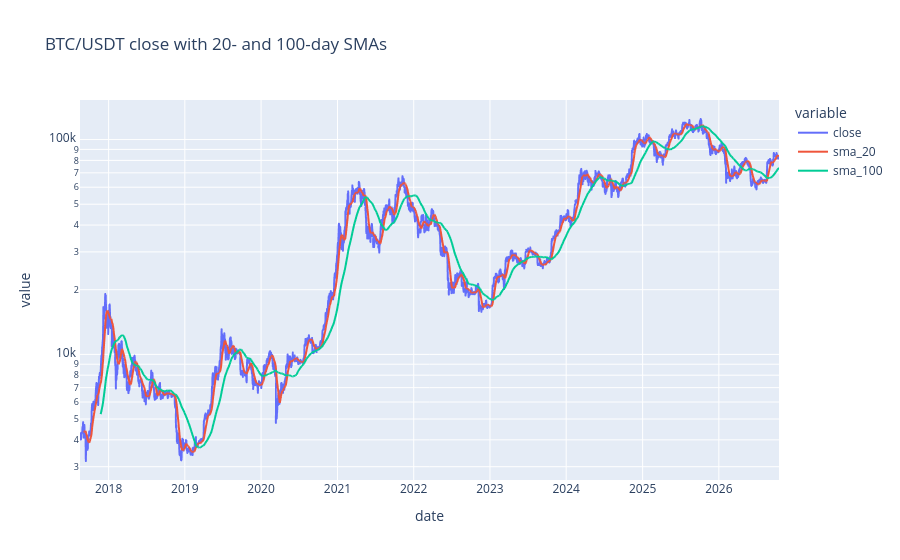

Source (notebook cell):
### Code cell
fig = px.line(df[["close", "sma_20", "sma_100"]], log_y=True,
              title="BTC/USDT close with 20- and 100-day SMAs")
fig.show()

### Figure 1 — Plotly figure (JSON) as saved in the notebook; plotly's stock layout.template omitted (floating-point values rounded to 4 significant figures; data arrays with more than 128 entries replaced by an {"elided": "..."} marker saying what was removed)
{"data": [{"hovertemplate": "variable=close<br>date=%{x}<br>value=%{y}<extra></extra>", "legendgroup": "close", "line": {"color": "#636efa", "dash": "solid"}, "marker": {"symbol": "circle"}, "mode": "lines", "name": "close", "showlegend": true, "type": "scattergl", "x": {"elided": "3348 str values"}, "xaxis": "x", "y": {"elided": "3348 float values"}, "yaxis": "y"}, {"hovertemplate": "variable=sma_20<br>date=%{x}<br>value=%{y}<extra></extra>", "legendgroup": "sma_20", "line": {"color": "#EF553B", "dash": "solid"}, "marker": {"symbol": "circle"}, "mode": "lines", "name": "sma_20", "showlegend": true, "type": "scattergl", "x": {"elided": "3348 str values"}, "xaxis": "x", "y": {"elided": "3348 float values"}, "yaxis": "y"}, {"hovertemplate": "variable=sma_100<br>date=%{x}<br>value=%{y}<extra></extra>", "legendgroup": "sma_100", "line": {"color": "#00cc96", "dash": "solid"}, "marker": {"symbol": "circle"}, "mode": "lines", "name": "sma_100", "showlegend": true, "type": "scattergl", "x": {"elided": "3348 str values"}, "xaxis": "x", "y": {"elided": "3348 float values"}, "yaxis": "y"}], "layout": {"legend": {"title": {"text": "variable"}, "tracegroupgap": 0}, "title": {"text": "BTC/USDT close with 20- and 100-day SMAs"}, "xaxis": {"anchor": "y", "domain": [0, 1], "title": {"text": "date"}}, "yaxis": {"anchor": "x", "domain": [0, 1], "title": {"text": "value"}, "type": "log"}}}
